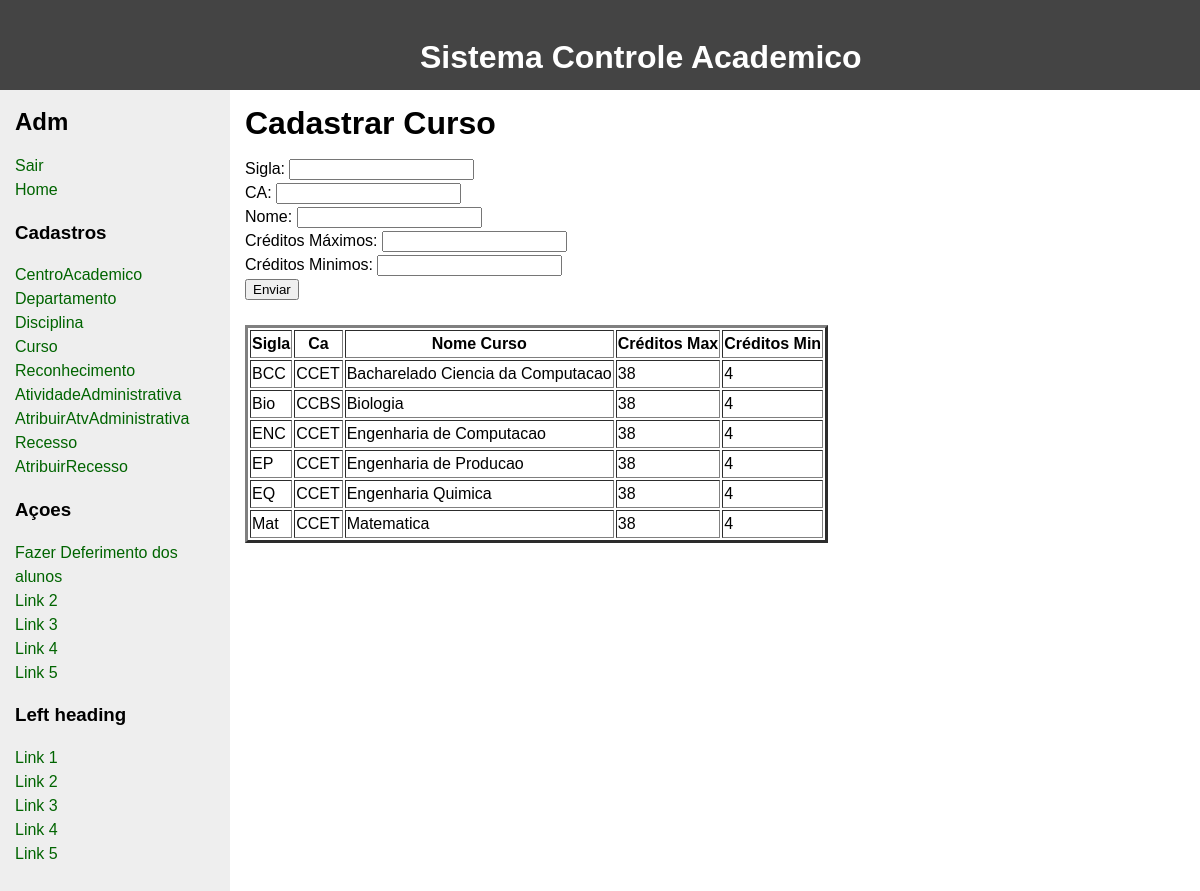
Screenshot of /LabBDinterface-master/criarCurso.php with the database file from the repository.
### tables this page shows
CREATE TABLE curso (
    sigla               CHAR(10),
    sigla_ca			CHAR(10),
    nome                CHAR(255),
    max_creditos        INT,
    min_creditos        INT,

    CONSTRAINT curso_pk PRIMARY KEY(sigla),
    CONSTRAINT curso_ca_fk FOREIGN KEY (sigla_ca) references centro_academico (sigla)
);

### LabBDinterface-master/criarCurso.php (the view, shortened to what this page needs)
<!DOCTYPE html>
<html>
 <head>
    <div class id=head>
    <b> Sistema Controle Academico </b>
    </div>
    </head>
 <body>
   <div id="wrapper">
     <main>
       <div id="content">
         <div class="innertube">
           <h1>Cadastrar Curso</h1>
           <p >
             <form action="criarCurso.php" method="post" align=”center”>
             Sigla: <input type="text" name="sigla" /><br>
             CA:  <input type="text" name="ca"/><br>
             Nome:  <input type="text" name="nome"/><br>
             Créditos Máximos:  <input type="text" name="crd_max"/><br>
             Créditos Minimos:  <input type="text" name="crd_min"/><br>
             <input type="submit" value="Enviar" name="submit">
             </form>
             <?php
             $host     = "localhost";
             $port     = 3306;
             $socket   = "";
             $user     = "root";
             $password = "";
             $dbname   = "labbd";
             $con = new mysqli($host, $user, $password, $dbname, $port, $socket)
                     or die ('Could not connect to the database server' . mysqli_connect_error());
             $sql = "SELECT * FROM curso";
             $result = $con->query($sql);
             echo "<br>";
             echo "<table border=3>";
             echo "<th> Sigla </th> <th> Ca</th>  <th> Nome Curso</th>  <th> Créditos Max</th> <th> Créditos Min</th>";
             if ($result->num_rows > 0) {
                 while($row = $result->fetch_assoc()) {
                   echo "<tr>";
                     echo "<td>" ;
                     echo  $row["sigla"];
                     echo "</td>";
                     echo "<td>" ;
                     echo $row["sigla_ca"];
                     echo "</td>";
                     echo "<td>" ;
                     echo $row["nome"];
                     echo "</td>";
                     echo "<td>" ;
                     echo $row["max_creditos"];
                     echo "</td>";
                     echo "<td>" ;
                     echo $row["min_creditos"];
                     echo "</td>";
                   echo "</tr>";
                 }
             echo "</table>";
             } else {
                 echo "0 results";
             }
          ?>
           </p>
         </div>
       </div>
     </main>
<?php include("sidebarAdm.php"); ?>
   </div>
 </body>
</html>

### LabBDinterface-master/criarCurso.php (style rules this page uses)
body { margin:0; padding:0; font-family: Sans-Serif; line-height: 1.5em; }
main { padding-bottom: 10010px; margin-bottom: -10000px; float: left; width: 100%; }
#wrapper { overflow: hidden; }
#content { margin-left: 230px; }
.innertube { margin: 15px; margin-top: 0; }
p { color: #555; }
b { color: white; font-family: Sans-Serif; font-size: 200%; position: absolute; left: 35%; top: 5% }
#head { height: 90px; background: #444; }

### rows the page displays
curso: sigla "BCC", sigla_ca "CCET", nome "Bacharelado Ciencia da Computacao", max_creditos "38", min_creditos "4"
curso: sigla "Bio", sigla_ca "CCBS", nome "Biologia", max_creditos "38", min_creditos "4"
curso: sigla "ENC", sigla_ca "CCET", nome "Engenharia de Computacao", max_creditos "38", min_creditos "4"
curso: sigla "EP", sigla_ca "CCET", nome "Engenharia de Producao", max_creditos "38", min_creditos "4"
curso: sigla "EQ", sigla_ca "CCET", nome "Engenharia Quimica", max_creditos "38", min_creditos "4"
curso: sigla "Mat", sigla_ca "CCET", nome "Matematica", max_creditos "38", min_creditos "4"
